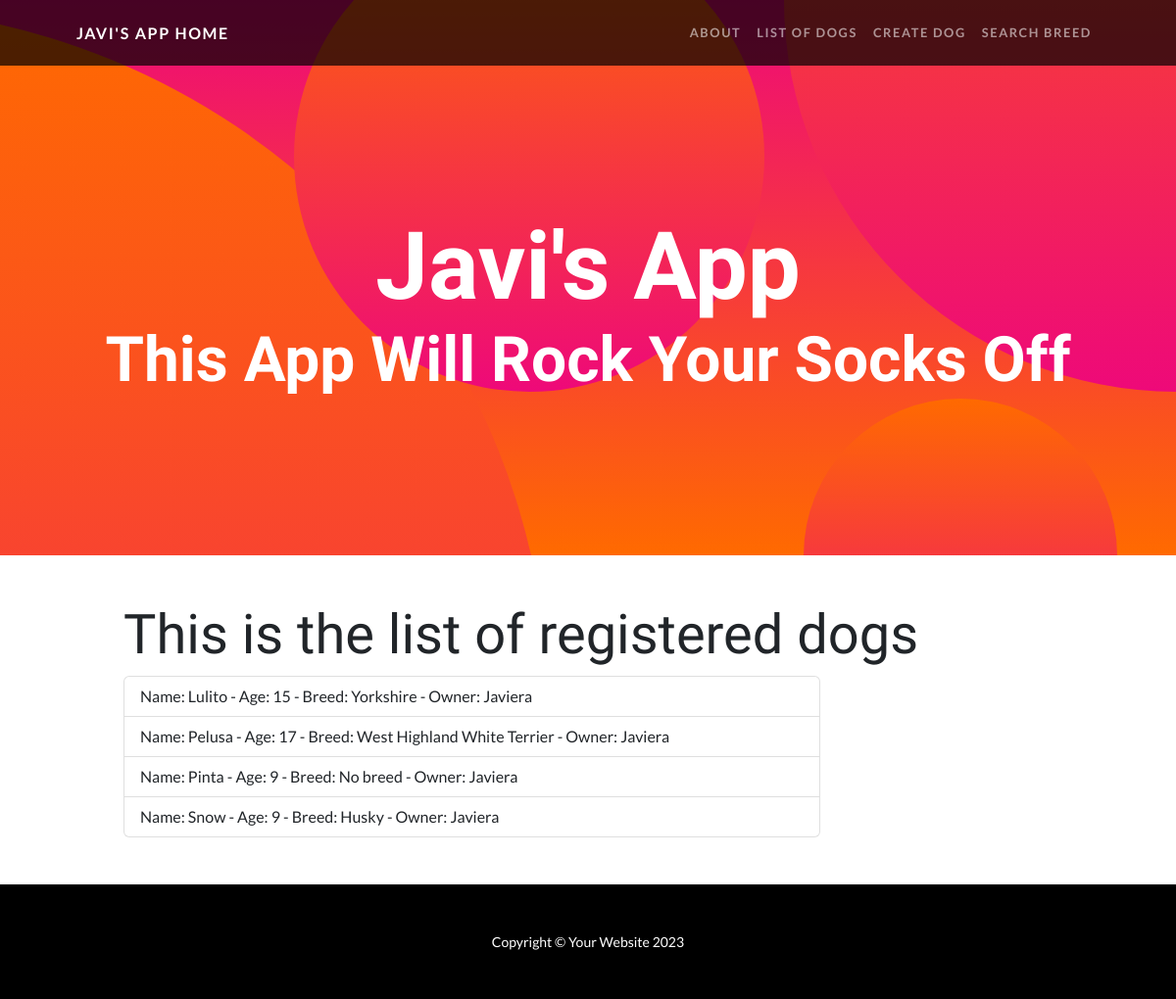
Before: /AppJavi/dogs/ with the older database file.
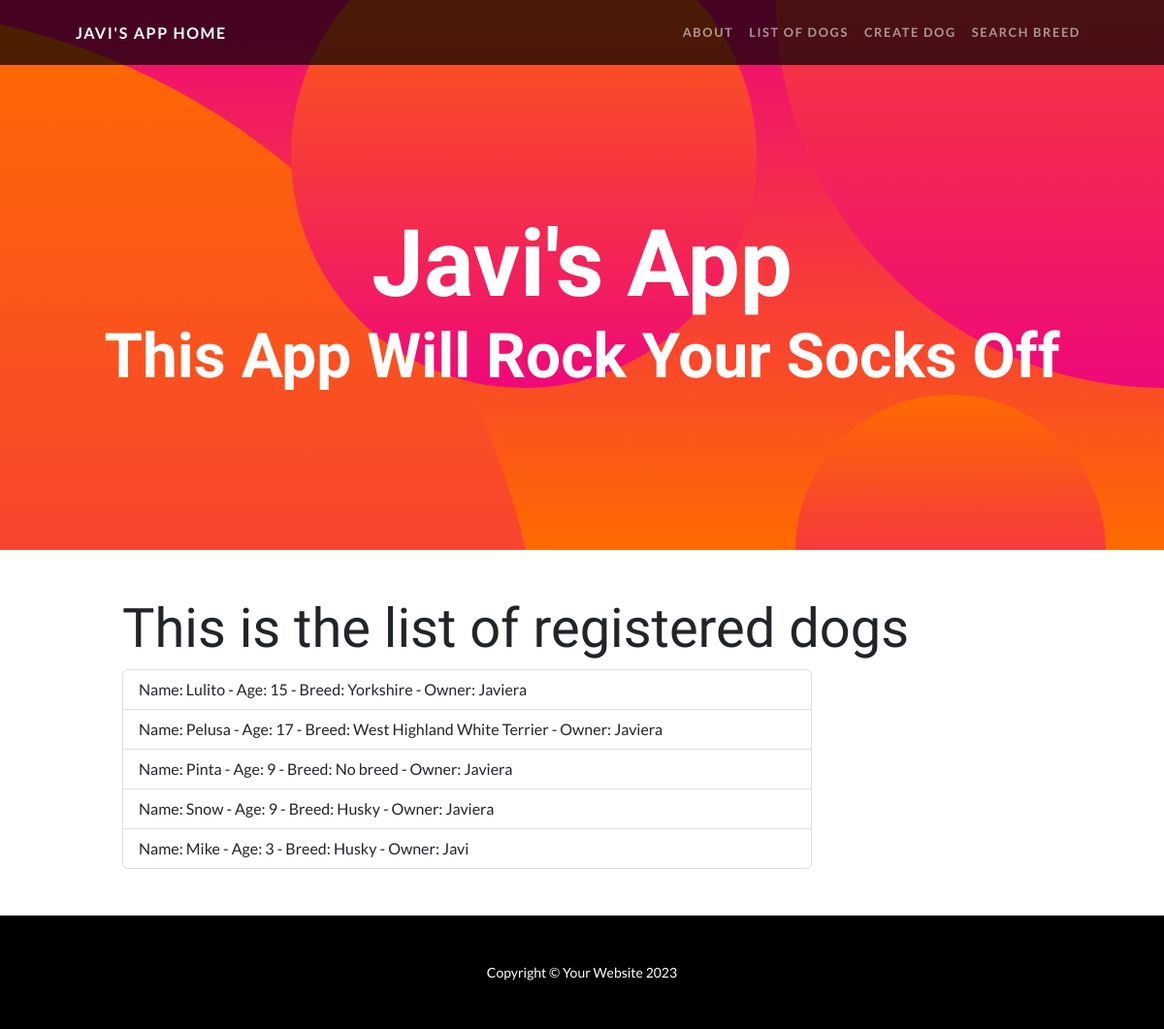
After: the same page with the newer database file.
### AppJavi/models.py (models this page shows, shortened)
class Dog(models.Model):
    name = models.CharField(max_length = 40)
    breed = models.CharField(max_length = 40)
    age = models.IntegerField()
    owner_name = models.CharField(max_length = 40)

### AppJavi/views.py (the view)
# urls.py: path('dogs/', views.dogs, name="dogs-list"),
def dogs(request):
    dogs = Dog.objects.all()
    return render(request, "AppJavi/dogs.html", {'dogs':dogs})

### AppJavi/templates/AppJavi/dogs.html
{% extends "AppJavi/padre.html" %}
{% load static %}
{% block contenidoQueCambia %}
<div class="container px-5">
    <div class="p-5">
        <section>
            <h2 class="display-4">This is the list of registered dogs<h2>
        </section>
        {% if dogs %}
        <ul class="list-group w-75">
        {% for dog in dogs %}
        <li class="list-group-item">
            Name: {{dog.name}} - Age: {{dog.age}} - Breed: {{dog.breed}} - Owner: {{dog.owner_name}}
        </li>
        {% endfor %}
        </ul>
        {% endif %}
    </div>
</div>
{% endblock %}

Changed rows visible on the page:
added Dog: name "Mike", age "3", breed "Husky", owner_name "Javi"
